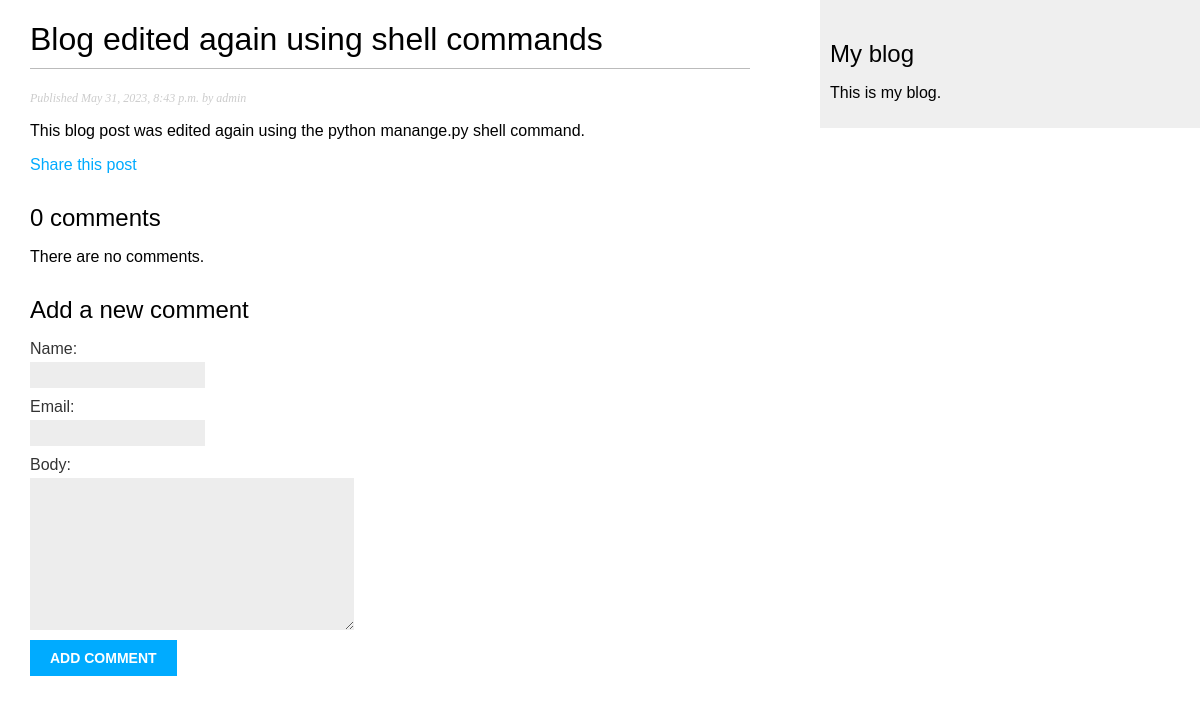
The app's page /blog/2023/5/31/one-more-post/ with its own data.
### blog/models.py (models this page shows, shortened)
class Post(models.Model):
    class Status(models.TextChoices):
        DRAFT = 'DF', 'Draft'
        PUBLISHED = 'PB', 'Published'
    title = models.CharField(max_length=250)
    slug = models.SlugField(max_length=250, unique_for_date='publish')
    author = models.ForeignKey(
        User,
        on_delete=models.CASCADE,
        related_name='blog_posts'
    )
    body = models.TextField()
    publish = models.DateTimeField(default=timezone.now)
    created = models.DateTimeField(auto_now_add=True)
    updated = models.DateTimeField(auto_now=True)
    status = models.CharField(
        max_length=2,
        choices=Status.choices,
        default=Status.DRAFT
    )
    objects = models.Manager()  # The default manager
    published = PublishedManager()  # The custom manager
    class Meta:
        ordering = ['-publish']
        indexes = [
            models.Index(fields=['-publish'])
        ]

### blog/views.py (the view)
def post_detail(request, year, month, day, post):
    post = get_object_or_404(
        Post,
        status=Post.Status.PUBLISHED,
        slug=post,
        publish__year=year,
        publish__month=month,
        publish__day=day
    )
    comments = post.comments.filter(active=True)
    form = CommentForm()
    return render(
        request,
        'blog/post/detail.html',
        {
            'post': post,
            'comments': comments,
            'form': form
        }
    )

### blog/forms.py
class CommentForm(forms.ModelForm):
    class Meta:
        model = Comment
        fields = ['name', 'email', 'body']

### blog/templates/blog/post/detail.html (shortened to what this page needs)
{% extends 'blog/base.html' %}
{% block content %}
  <h1>{{ post.title }}</h1>
  <p class="date">
    Published {{ post.publish }} by {{ post.author }}
  </p>
  {{ post.body|linebreaks }}
  <p>
    <a href="{% url "blog:post_share" post.id %}">
      Share this post
    </a>
  </p>
  {% with comments.count as total_comments %}
    <h2>
      {{ total_comments }} comment{{ total_comments|pluralize }}
    </h2>
  {% endwith %}
  {% for comment in comments %}
    <div class="comment">
      <p class="info">
        Comment {{ forloop.counter }} by {{ comment.name }}
        {{ comment.created }}
      </p>
      {{ comment.body|linebreaks }}
    </div>
  {% empty %}
    <p>There are no comments.</p>
  {% endfor %}
  {% include "blog/post/includes/comment_form.html" %}
{% endblock %}

### blog/static/css/blog.css (style rules this page uses)
body { margin: 0; padding: 0; font-family: helvetica, sans-serif; }
a { color: #00abff; text-decoration: none; }
h1 { font-weight: normal; border-bottom: 1px solid #bbb; padding: 0 0 10px 0; }
h2 { font-weight: normal; margin: 30px 0 0; }
p.date { color: #ccc; font-family: georgia, serif; font-size: 12px; font-style: italic; }
label { float: left; clear: both; color: #333; margin-bottom: 4px; }
input, textarea { clear: both; float: left; margin: 0 0 10px; background: #ededed; border: 0; padding: 6px 10px; font-size: 12px; }

### records on screen
Post: title "Blog edited again using shell commands", publish "May 31, 2023, 8:43 p.m.", author "admin", body "This blog post was edited again using the python manange.py shell command."

### other values on screen
{{ total_comments }} "0"
